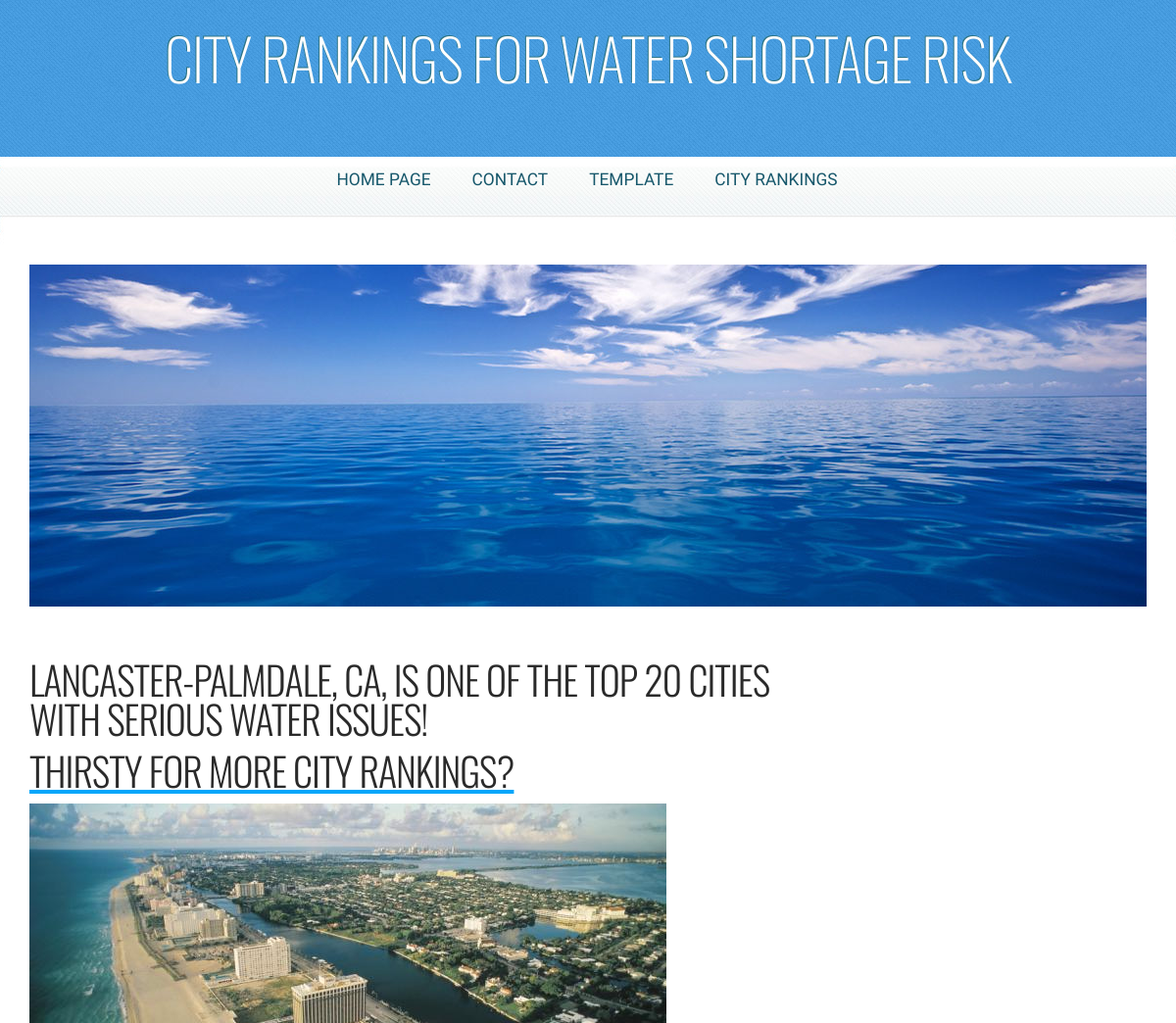
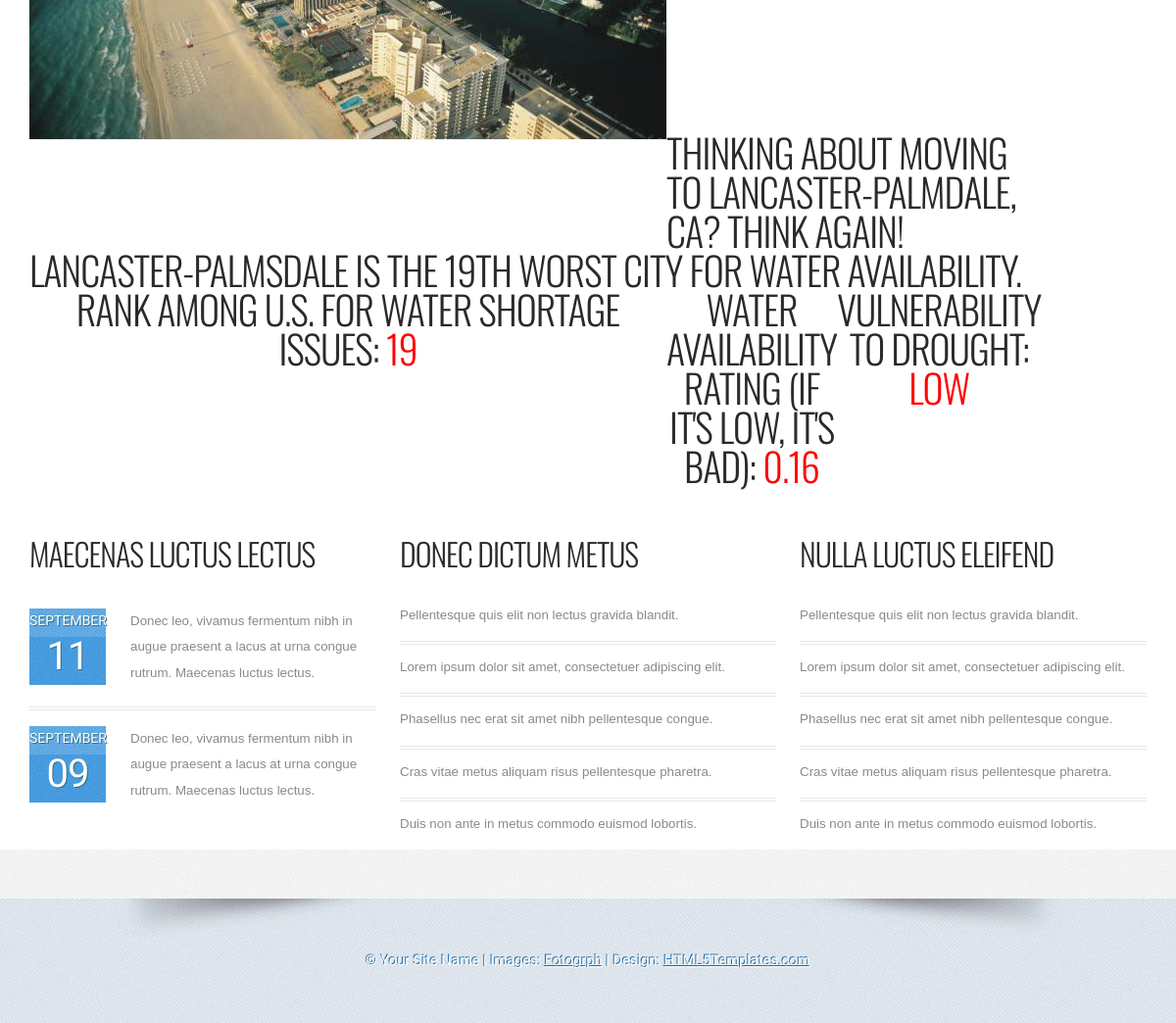
Screenshot of /demo_view.php?id=2 with the database file from the repository (2 pictures, top to bottom).
### tables this page shows
CREATE TABLE `water_avail`
(WaterAvailID int unsigned not null auto_increment primary key,
WaterRank int,
CityName varchar(60),
StateName varchar(60),
Description text (255),
AvailRank decimal(3,2),
VulnScore varchar (60),
MetaDescription varchar(255),
MetaKeywords varchar(255));

### include/config-mini.php (called while the page is built, shortened)
<?php
function dbOut($str)
{
	if($str!=""){$str = stripslashes(trim($str));}
	return $str;
}

### demo_view.php (the view, shortened to what this page needs)
<?php
require 'include/config-mini.php';
if(isset($_GET['id']) && (int)$_GET['id'] > 0){
	 $myID = (int)$_GET['id'];
}else{
	header("Location:demo_list.php");
}
$sql = 'SELECT * FROM `water_avail` where WaterAvailID = ' . $myID;
$foundRecord = FALSE;
$myConn = @mysql_connect(DB_HOST,DB_USER,DB_PASSWORD) or die(myerror(__FILE__,__LINE__,mysql_error()));
$result = mysql_query($sql,$myConn) or die(myerror(__FILE__,__LINE__,mysql_error()));
if (mysql_num_rows($result) > 0)
{
	   $foundRecord = TRUE;
	   while ($row = mysql_fetch_assoc($result))
	   {
			$WaterRank = (int)$row['WaterRank'];
			$CityName = dbOut($row['CityName']);
			$StateName = dbOut($row['StateName']);
			$Description = dbOut($row['Description']);
			$AvailRank = (float)$row['AvailRank'];
			$VulnScore = dbOut($row['VulnScore']);
	   }
}
include 'include/header.php';
?>
<?php
if($foundRecord)
{
?>
	<h2><?=$CityName;?>, <?=$StateName;?>, is one of the top 20 cities with serious water issues!</h2>
	<br />
	<div><a href="demo_list.php"><h2>Thirsty for More City Rankings?</h2></a></div>
	<br />
	<table align="center">
		<tr>
			<td><img src="upload/w<?=$myID;?>.png" /></td>
			<td colspan="6"><h2>Thinking about moving to <?=$CityName;?>, <?=$StateName;?>? Think again!</h2></td>
		</tr>
		<tr>
			<td colspan="12">
				<blockquote><h2><?=$Description;?></h2></blockquote>
			</td>
		</tr>
		<tr>
			<td align="center" colspan="3">
				<h2><i>Rank Among U.S. for Water Shortage Issues:</i> <font color="red"><?=number_format($WaterRank,0);?></font></h2>
			</td>
			<td align="center" colspan="3">
				<h2><i>Water Availability Rating (if it's low, it's bad):</i> <font color="red"><?=number_format($AvailRank,2);?></font></h2>
			</td>
			<td align="center" colspan="3">
				<h2><i>Vulnerability to Drought:</i> <font color="red"><?=$VulnScore;?></font></h2>
			</td>
		</tr>
	</table>
<?
}else{
    echo '<div align="center">What! No water supply dooms day list? Oh no!</div>';
    echo '<div align="center"><a href="demo_list.php">Try Another City Ranking?</a></div>';
}
include 'include/footer.php';
?>

### css/5grid/core.css (style rules this page uses)
html, body, div, span, applet, object, iframe, h1, h2, h3, h4, h5, h6, p, blockquote, pre, a, abbr, acronym, address, big, cite, code, del, dfn, em, img, ins, kbd, q, s, samp, small, strike, strong, sub, sup, tt, var, b, u, i, center, dl, dt, dd, ol, ul, li, fieldset, form, label, legend, table, caption, tbody, tfoot, thead, tr, th, td, article, aside, canvas, details, embed, figure, figcaption, footer, header, hgroup, menu, nav, output, ruby, section, summary, time, mark, audio, video { margin: 0; padding: 0; border: 0; font-size: 100%; font: inherit; vertical-align: baseline; }
body { line-height: 1; }
blockquote, q { quotes: none; }
blockquote:before, blockquote:after, q:before, q:after { content: ''; content: none; }
table { border-collapse: collapse; border-spacing: 0; }

### css/style.css (style rules this page uses)
html, body { height: 100%; }
body { margin: 0px; padding: 0px; background: #4AA0E4 url(images/img01.jpg) repeat; font-family: Arial, Helvetica, sans-serif; font-size: 10pt; color: #8A8A8A; }
h1, h2, h3 { margin: 0px; padding: 0px; font-family: 'Oswald', sans-serif; font-weight: 300; }
a { color: #00A6FA; }

### css/style-desktop.css (style rules this page uses)
#content h2 { letter-spacing: -1px; text-transform: uppercase; font-size: 30pt; color: #2A2A2A; }
#content img { padding: 0px 0px 30px 0px; }

### rows the page displays
water_avail: CityName "LANCASTER-PALMDALE", StateName "CA", Description "LANCASTER-PALMSDALE IS THE 19TH WORST CITY FOR WATER AVAILABILITY.", WaterRank "19", AvailRank "0.16", VulnScore "LOW"

### other values shown
$banner "CITY RANKINGS FOR WATER SHORTAGE RISK"
$label "HOME PAGE"
$label "CONTACT"
$label "TEMPLATE"
$label "CITY RANKINGS"
